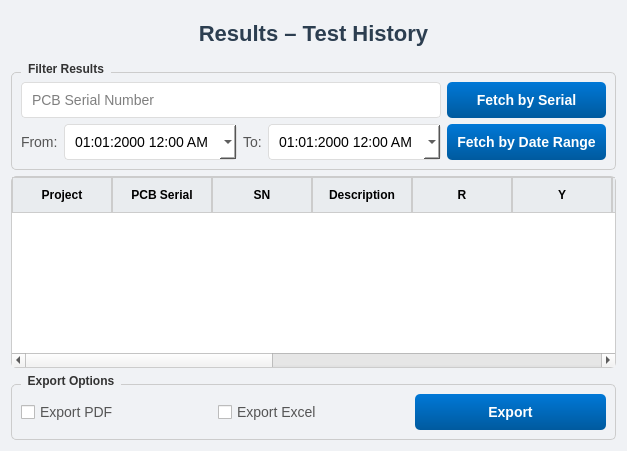
<?xml version="1.0" encoding="UTF-8"?>
<ui version="4.0">
 <class>ResultsWidget</class>
 <widget class="QWidget" name="ResultsWidget">
  <property name="styleSheet">
   <string notr="true">QWidget#ResultsWidget {
    background-color: #f0f2f5;
}
QLabel {
    font-family: Arial, sans-serif;
    font-size: 14px;
    color: #555;
}
QLineEdit, QComboBox, QDateTimeEdit {
    border: 1px solid #ddd;
    border-radius: 4px;
    padding: 8px;
    background-color: white;
    font-size: 14px;
    selection-background-color: #0078d7;
}
QLineEdit:focus, QComboBox:focus, QDateTimeEdit:focus {
    border: 1px solid #0078d7;
}
QPushButton {
    background-color: qlineargradient(x1:0, y1:0, x2:0, y2:1, stop:0 #0078d7, stop:1 #005a9e);
    color: white;
    font-family: Arial, sans-serif;
    font-size: 14px;
    font-weight: bold;
    padding: 10px;
    border-radius: 5px;
    border: none;
}
QPushButton:hover {
    background-color: qlineargradient(x1:0, y1:0, x2:0, y2:1, stop:0 #0088e7, stop:1 #006ac1);
}
QPushButton:pressed {
    background-color: #004578;
}
QGroupBox {
    font-family: Arial, sans-serif;
    font-weight: bold;
    color: #333;
    border: 1px solid #ccc;
    border-radius: 5px;
    margin-top: 10px;
}
QGroupBox::title {
    subcontrol-origin: margin;
    left: 10px;
    padding: 0 5px 0 5px;
}
QTableWidget {
    border: 1px solid #ccc;
    border-radius: 5px;
    font-family: Arial, sans-serif;
    font-size: 14px;
    background-color: white;
    selection-background-color: #0078d7;
}
QHeaderView::section {
    background-color: #e9ecef;
    padding: 8px;
    border: 1px solid #ccc;
    font-weight: bold;
}
QTableWidget::item {
    padding: 8px;
}
QTableWidget::alternating-row-color {
    background-color: #f8f9fa;
}
QCheckBox {
    font-family: Arial, sans-serif;
    font-size: 14px;
    color: #555;
}</string>
  </property>

  <layout class="QVBoxLayout" name="verticalLayout">

   <!-- TITLE -->
   <item>
    <widget class="QLabel" name="label_title">
     <property name="styleSheet">
      <string notr="true">font-size: 22px; font-weight: bold; color: #2c3e50; padding: 10px;</string>
     </property>
     <property name="text">
      <string>Results – Test History</string>
     </property>
     <property name="alignment">
      <set>Qt::AlignCenter</set>
     </property>
    </widget>
   </item>

   <!-- FILTER RESULTS -->
   <item>
    <widget class="QGroupBox" name="groupBox_Filters">
     <property name="title">
      <string>Filter Results</string>
     </property>
     <layout class="QGridLayout" name="gridLayout_Filters">

      <item row="0" column="0">
       <widget class="QLineEdit" name="txt_serial">
        <property name="placeholderText">
         <string>PCB Serial Number</string>
        </property>
       </widget>
      </item>

      <item row="0" column="1">
       <widget class="QPushButton" name="btn_fetch_serial">
        <property name="text">
         <string>Fetch by Serial</string>
        </property>
       </widget>
      </item>

      <item row="1" column="0">
       <layout class="QHBoxLayout">
        <item>
         <widget class="QLabel">
          <property name="text">
           <string>From:</string>
          </property>
         </widget>
        </item>

        <item>
         <widget class="QDateTimeEdit" name="dt_from">
          <property name="calendarPopup">
           <bool>true</bool>
          </property>
          <property name="displayFormat">
            <string>dd:MM:yyyy hh:mm AP</string>
          </property>
         </widget>
        </item>

        <item>
         <widget class="QLabel">
          <property name="text">
           <string>To:</string>
          </property>
         </widget>
        </item>

        <item>
         <widget class="QDateTimeEdit" name="dt_to">
          <property name="calendarPopup">
           <bool>true</bool>
          </property>
          <property name="displayFormat">
            <string>dd:MM:yyyy hh:mm AP</string>
          </property>
         </widget>
        </item>
       </layout>
      </item>

      <item row="1" column="1">
       <widget class="QPushButton" name="btn_fetch_date">
        <property name="text">
         <string>Fetch by Date Range</string>
        </property>
       </widget>
      </item>

     </layout>
    </widget>
   </item>

   <!-- RESULTS TABLE -->
   <item>
    <widget class="QTableWidget" name="table_results">
     <property name="alternatingRowColors">
      <bool>true</bool>
     </property>
     <property name="columnCount">
      <number>14</number>
     </property>
     <attribute name="horizontalHeaderStretchLastSection">
      <bool>true</bool>
     </attribute>

     <column><property name="text"><string>Project</string></property></column>
     <column><property name="text"><string>PCB Serial</string></property></column>
     <column><property name="text"><string>SN</string></property></column>
     <column><property name="text"><string>Description</string></property></column>
     <column><property name="text"><string>R</string></property></column>
     <column><property name="text"><string>Y</string></property></column>
     <column><property name="text"><string>B</string></property></column>
     <column><property name="text"><string>N</string></property></column>
     <column><property name="text"><string>Exp V</string></property></column>
     <column><property name="text"><string>Exp I</string></property></column>
     <column><property name="text"><string>Meas V</string></property></column>
     <column><property name="text"><string>Meas I</string></property></column>
     <column><property name="text"><string>Result</string></property></column>
     <column><property name="text"><string>Tested At</string></property></column>

    </widget>
   </item>

   <!-- EXPORT OPTIONS -->
   <item>
    <widget class="QGroupBox" name="groupBox_Export">
     <property name="title">
      <string>Export Options</string>
     </property>
     <layout class="QHBoxLayout" name="horizontalLayout_Export">

      <item>
       <widget class="QCheckBox" name="chk_pdf">
        <property name="text">
         <string>Export PDF</string>
        </property>
       </widget>
      </item>

      <item>
       <widget class="QCheckBox" name="chk_excel">
        <property name="text">
         <string>Export Excel</string>
        </property>
       </widget>
      </item>

      <item>
       <widget class="QPushButton" name="btn_export">
        <property name="text">
         <string>Export</string>
        </property>
       </widget>
      </item>

     </layout>
    </widget>
   </item>

  </layout>
 </widget>
 <resources/>
 <connections/>
</ui>
